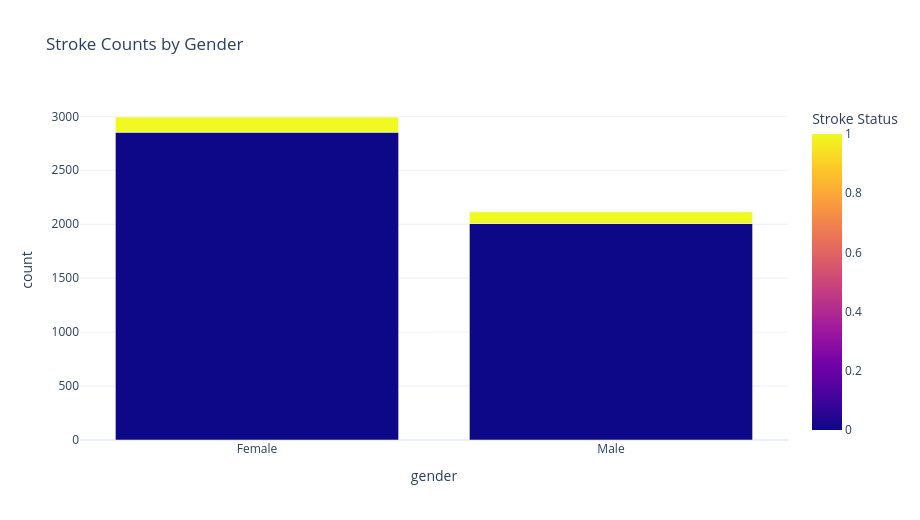

Notebook code cell kept with this figure:
### Markdown cell above
**Observation:** Stroke patients tend to cluster at older ages.

**Statistic:** Median age is higher among stroke cases than non-stroke cases.

**Clinical Implication:** Age-based screening thresholds should be considered for patients over 55–65 years.

### Code cell
gender_stroke = df_clean.groupby(["gender", "stroke"]).size().reset_index(name="count")
fig = px.bar(gender_stroke, x="gender", y="count", color="stroke", barmode="group",
             title="Stroke Counts by Gender", labels={"stroke": "Stroke Status"},
             color_discrete_map={0: "#4C78A8", 1: "#E45756"})
show_and_save(fig, "03_eda", "gender_stroke_rate_bar_chart.png")
gender_rate = (df_clean.groupby("gender")["stroke"].mean() * 100).round(2)
gender_rate

### Figure 1 — Plotly figure (JSON) as saved in the notebook; plotly's stock layout.template omitted (floating-point values rounded to 4 significant figures)
{"data": [{"alignmentgroup": "True", "hovertemplate": "gender=%{x}<br>count=%{y}<br>Stroke Status=%{marker.color}<extra></extra>", "legendgroup": "", "marker": {"color": [0, 1, 0, 1], "coloraxis": "coloraxis", "pattern": {"shape": ""}}, "name": "", "offsetgroup": "", "orientation": "v", "showlegend": false, "textposition": "auto", "type": "bar", "x": ["Female", "Female", "Male", "Male"], "xaxis": "x", "y": [2853, 141, 2007, 108], "yaxis": "y"}], "layout": {"barmode": "group", "coloraxis": {"colorbar": {"title": {"text": "Stroke Status"}}, "colorscale": [[0, "#0d0887"], [0.1111, "#46039f"], [0.2222, "#7201a8"], [0.3333, "#9c179e"], [0.4444, "#bd3786"], [0.5556, "#d8576b"], [0.6667, "#ed7953"], [0.7778, "#fb9f3a"], [0.8889, "#fdca26"], [1, "#f0f921"]]}, "height": 520, "legend": {"tracegroupgap": 0}, "title": {"text": "Stroke Counts by Gender"}, "width": 920, "xaxis": {"anchor": "y", "domain": [0, 1], "title": {"text": "gender"}}, "yaxis": {"anchor": "x", "domain": [0, 1], "title": {"text": "count"}}}}
